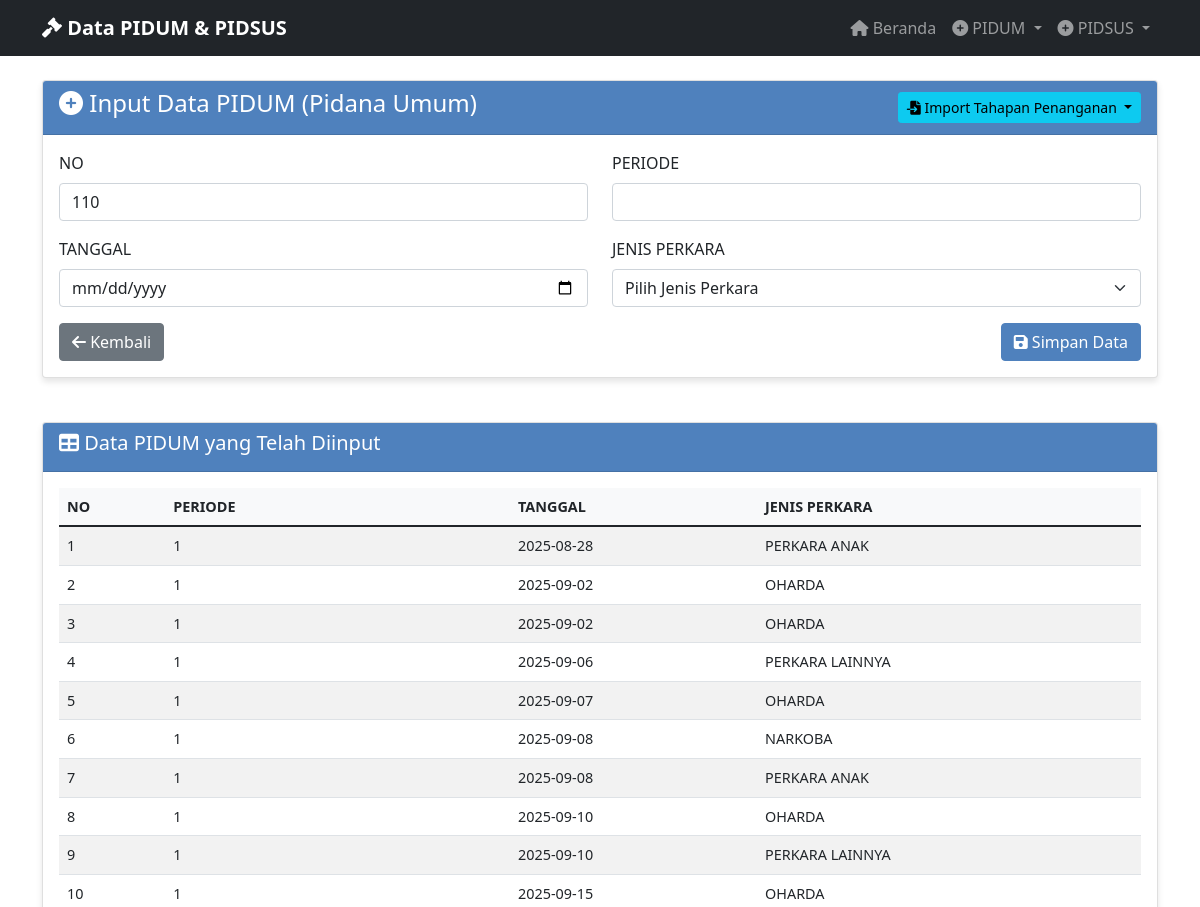
Page /manual_input_pidum (upper part) on the earlier database version.
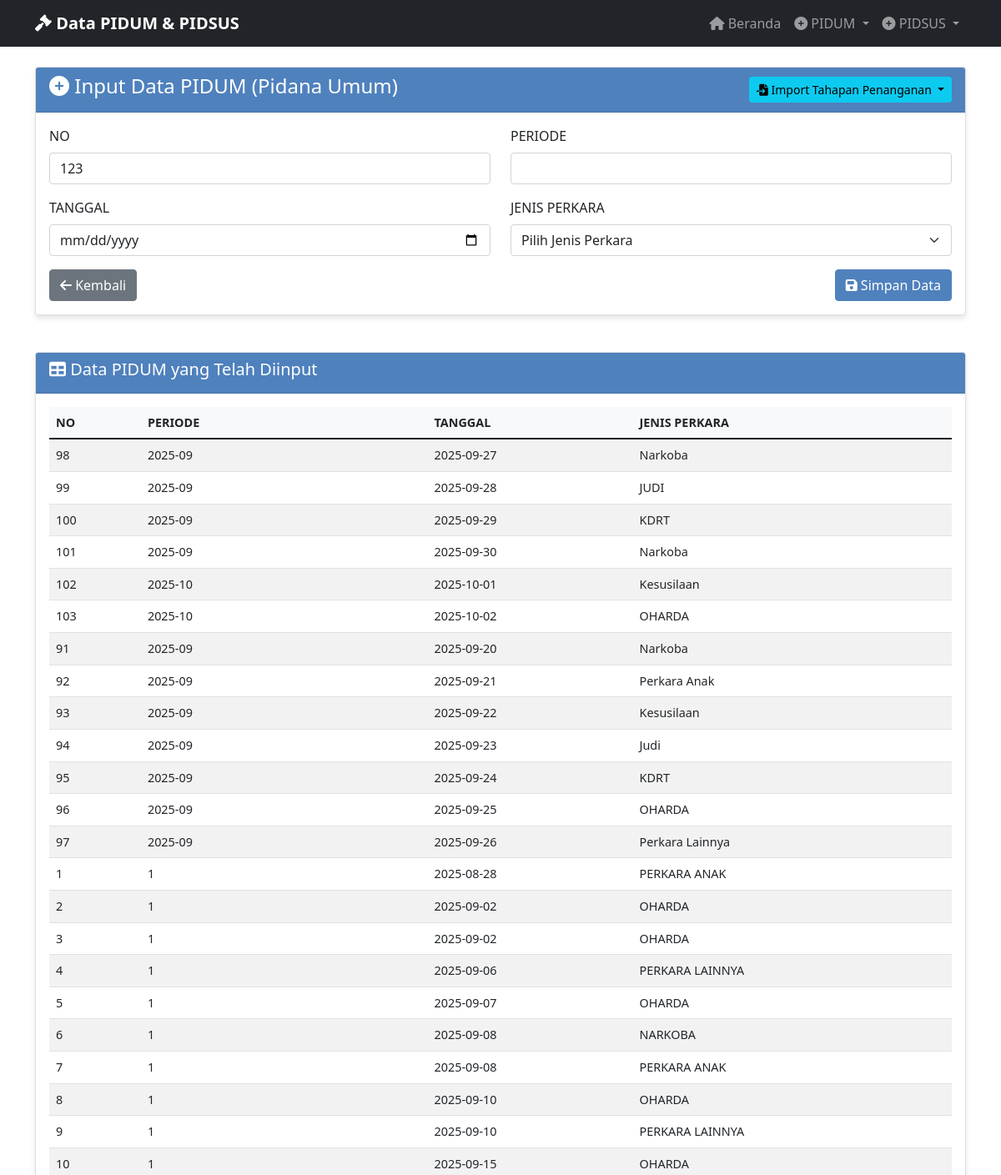
Same page on the later database version.
### tables this page shows
CREATE TABLE "pidum_data" (
                id INTEGER PRIMARY KEY AUTOINCREMENT,
                no TEXT NOT NULL,
                periode TEXT NOT NULL,
                tanggal TEXT NOT NULL,
                jenis_perkara TEXT NOT NULL,
                tahapan_penanganan TEXT NOT NULL,
                keterangan TEXT NOT NULL,
                created_at TIMESTAMP DEFAULT CURRENT_TIMESTAMP
            );

### app_with_db.py (the view, shortened to what this page needs)
@app.route('/manual_input_pidum', methods=['GET', 'POST'])
def manual_input_pidum():
    data = get_pidum_data_for_export()
    return render_template('input_pidum.html', data=data)

### database.py (called while the page is built)
@contextmanager
def get_db_connection():
    conn = sqlite3.connect(DATABASE_PATH)
    conn.row_factory = sqlite3.Row
    try:
        yield conn
    finally:
        conn.close()

def get_all_pidum_data():
    with get_db_connection() as conn:
        cursor = conn.cursor()
        cursor.execute('SELECT * FROM pidum_data ORDER BY created_at DESC')
        rows = cursor.fetchall()
        return [dict(row) for row in rows]

def get_pidum_data_for_export():
    data = get_all_pidum_data()
    export_data = []
    for row in data:
        export_data.append({
            'NO': row['no'],
            'PERIODE': row['periode'],
            'TANGGAL': row['tanggal'],
            'JENIS PERKARA': row['jenis_perkara'],
            'TAHAPAN PENANGANAN': row['tahapan_penanganan'],
            'KETERANGAN': row['keterangan']
        })
    return export_data

### templates/input_pidum.html (shortened to what this page needs)
{% extends "base.html" %}
{% block content %}
<div class="row">
    <div class="col-md-12">
        <div class="card">
            <div class="card-header d-flex justify-content-between align-items-center">
                <h4><i class="fas fa-plus-circle"></i> Input Data PIDUM (Pidana Umum)</h4>
                <div class="btn-group">
                    <button type="button" class="btn btn-info btn-sm dropdown-toggle" data-bs-toggle="dropdown" aria-expanded="false">
                        <i class="fas fa-file-import"></i> Import Tahapan Penanganan
                    </button>
                </div>
            </div>
            <div class="card-body">
                <form method="POST" action="{{ url_for('input_pidum') }}">
                    <div class="row">
                        <div class="col-md-6">
                            <div class="mb-3">
                                <label for="no" class="form-label">NO</label>
                                <input type="number" class="form-control" id="no" name="no" required>
                            </div>
                        </div>
                        <div class="col-md-6">
                            <div class="mb-3">
                                <label for="periode" class="form-label">PERIODE</label>
                                <input type="text" class="form-control" id="periode" name="periode" required>
                            </div>
                        </div>
                    </div>
                    <div class="row">
                        <div class="col-md-6">
                            <div class="mb-3">
                                <label for="tanggal" class="form-label">TANGGAL</label>
                                <input type="date" class="form-control" id="tanggal" name="tanggal" required>
                            </div>
                        </div>
                        <div class="col-md-6">
                            <div class="mb-3">
                                <label for="jenis_perkara" class="form-label">JENIS PERKARA</label>
                                <select class="form-select" id="jenis_perkara" name="jenis_perkara" required>
                                    <option value="">Pilih Jenis Perkara</option>
                                </select>
                            </div>
                        </div>
                    </div>
                    <div class="d-flex justify-content-between">
                        <a href="{{ url_for('index') }}" class="btn btn-secondary">
                            <i class="fas fa-arrow-left"></i> Kembali
                        </a>
                        <button type="submit" class="btn btn-primary">
                            <i class="fas fa-save"></i> Simpan Data
                        </button>
                    </div>
                </form>
            </div>
        </div>
    </div>
</div>
{% if data %}
<div class="row mt-4">
    <div class="col-md-12">
        <div class="card">
            <div class="card-header">
                <h5><i class="fas fa-table"></i> Data PIDUM yang Telah Diinput</h5>
            </div>
            <div class="card-body">
                <div class="table-responsive">
                    <table class="table table-striped table-hover">
                        <thead>
                            <tr>
                                <th>NO</th>
                                <th>PERIODE</th>
                                <th>TANGGAL</th>
                                <th>JENIS PERKARA</th>
                            </tr>
                        </thead>
                        <tbody>
                            {% for item in data %}
                            <tr>
                                <td>{{ item.NO }}</td>
                                <td>{{ item.PERIODE }}</td>
                                <td>{{ item.TANGGAL }}</td>
                                <td>{{ item['JENIS PERKARA'] }}</td>
                            </tr>
                            {% endfor %}
                        </tbody>
                    </table>
                </div>
            </div>
        </div>
    </div>
</div>
{% endif %}
{% endblock %}

### templates/base.html (shortened to what this page needs)
<!DOCTYPE html>
<html lang="id">
<head>
    <link href="https://cdn.jsdelivr.net/npm/bootstrap@5.1.3/dist/css/bootstrap.min.css" rel="stylesheet">
    <link href="https://cdnjs.cloudflare.com/ajax/libs/font-awesome/6.0.0/css/all.min.css" rel="stylesheet">
</head>
<body>
    <nav class="navbar navbar-expand-lg navbar-dark bg-dark">
        <div class="container">
            <a class="navbar-brand" href="{{ url_for('index') }}">
                <i class="fas fa-gavel"></i> Data PIDUM & PIDSUS
            </a>
            <div class="collapse navbar-collapse" id="navbarNav">
                <ul class="navbar-nav ms-auto">
                    <li class="nav-item">
                        <a class="nav-link" href="{{ url_for('index') }}">
                            <i class="fas fa-home"></i> Beranda
                        </a>
                    </li>
                    <li class="nav-item dropdown">
                        <a class="nav-link dropdown-toggle" href="#" id="pidumDropdown" role="button" data-bs-toggle="dropdown">
                            <i class="fas fa-plus-circle"></i> PIDUM
                        </a>
                    </li>
                    <li class="nav-item dropdown">
                        <a class="nav-link dropdown-toggle" href="#" id="pidsusDropdown" role="button" data-bs-toggle="dropdown">
                            <i class="fas fa-plus-circle"></i> PIDSUS
                        </a>
                    </li>
                </ul>
            </div>
        </div>
    </nav>
    <div class="container mt-4">
        {% block content %}{% endblock %}
    </div>
</body>
</html>

### templates/base.html (style rules this page uses)
.navbar-brand { font-weight: bold; }
.card { box-shadow: 0 4px 6px rgba(0, 0, 0, 0.1); margin-bottom: 20px; }
.card-header { background-color: #4F81BD; color: white; font-weight: bold; }
.btn-primary { background-color: #4F81BD; border-color: #4F81BD; }
.table { font-size: 0.9rem; }
.table th { background-color: #f8f9fa; font-weight: bold; }

Differences in the rows shown:
added pidum_data: NO "98", PERIODE "2025-09", TANGGAL "2025-09-27", jenis_perkara "Narkoba"
added pidum_data: NO "99", PERIODE "2025-09", TANGGAL "2025-09-28", jenis_perkara "JUDI"
added pidum_data: NO "100", PERIODE "2025-09", TANGGAL "2025-09-29", jenis_perkara "KDRT"
added pidum_data: NO "101", PERIODE "2025-09", TANGGAL "2025-09-30", jenis_perkara "Narkoba"
added pidum_data: NO "102", PERIODE "2025-10", TANGGAL "2025-10-01", jenis_perkara "Kesusilaan"
added pidum_data: NO "103", PERIODE "2025-10", TANGGAL "2025-10-02", jenis_perkara "OHARDA"
added pidum_data: NO "91", PERIODE "2025-09", TANGGAL "2025-09-20", jenis_perkara "Narkoba"
added pidum_data: NO "92", PERIODE "2025-09", TANGGAL "2025-09-21", jenis_perkara "Perkara Anak"
added pidum_data: NO "93", PERIODE "2025-09", TANGGAL "2025-09-22", jenis_perkara "Kesusilaan"
added pidum_data: NO "94", PERIODE "2025-09", TANGGAL "2025-09-23", jenis_perkara "Judi"
added pidum_data: NO "95", PERIODE "2025-09", TANGGAL "2025-09-24", jenis_perkara "KDRT"
added pidum_data: NO "96", PERIODE "2025-09", TANGGAL "2025-09-25", jenis_perkara "OHARDA"
added pidum_data: NO "97", PERIODE "2025-09", TANGGAL "2025-09-26", jenis_perkara "Perkara Lainnya"
Other differences:
form field no: "110" → "123"
